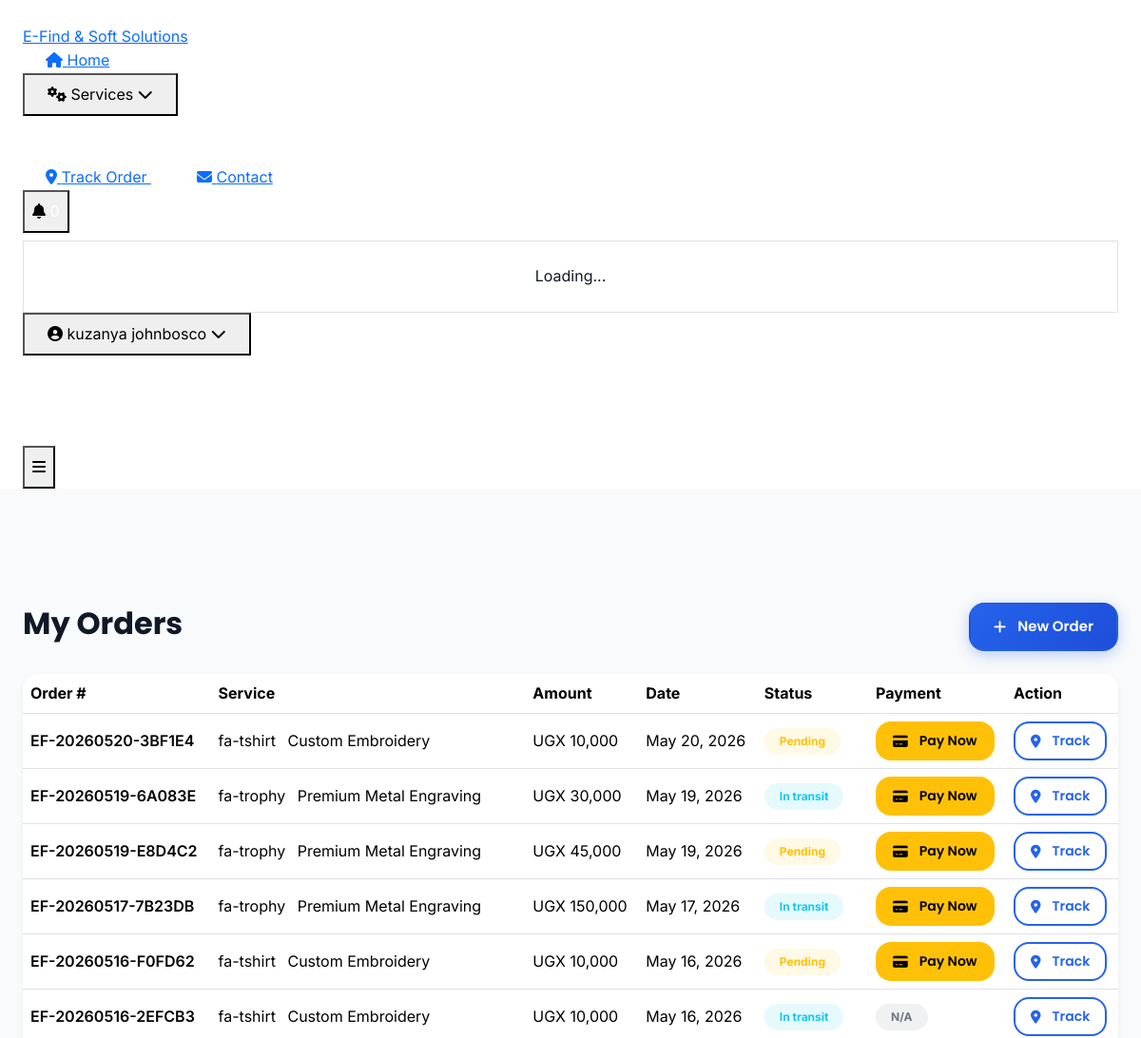
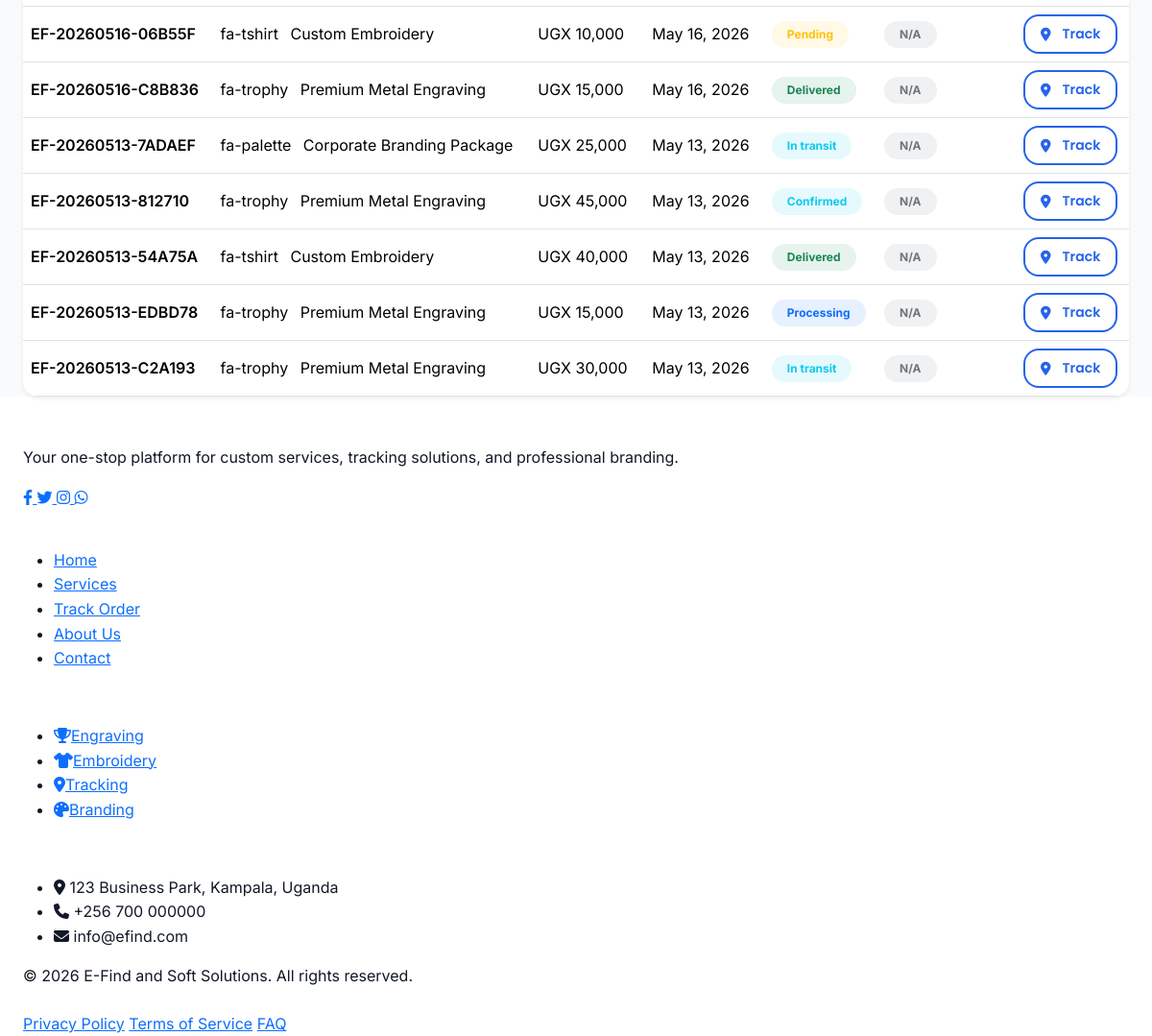
Page /cart.php (signed in) on the committed database (2 pictures, top to bottom).
### tables this page shows
CREATE TABLE `orders` (
  `id` int(11) NOT NULL,
  `user_id` int(11) NOT NULL,
  `service_id` int(11) NOT NULL,
  `order_number` varchar(50) NOT NULL,
  `status` enum('pending','confirmed','processing','ready','in_transit','delivered','completed','cancelled') DEFAULT 'pending',
  `customization_details` longtext DEFAULT NULL CHECK (json_valid(`customization_details`)),
  `quantity` int(11) DEFAULT 1,
  `unit_price` decimal(10,2) NOT NULL,
  `total_amount` decimal(10,2) NOT NULL,
  `delivery_method` enum('door_delivery','pickup') DEFAULT 'pickup',
  `delivery_address` text DEFAULT NULL,
  `delivery_notes` text DEFAULT NULL,
  `estimated_delivery` date DEFAULT NULL,
  `actual_delivery` timestamp NULL DEFAULT NULL,
  `created_at` timestamp NOT NULL DEFAULT current_timestamp(),
  `updated_at` timestamp NOT NULL DEFAULT current_timestamp() ON UPDATE current_timestamp()
);

CREATE TABLE `services` (
  `id` int(11) NOT NULL,
  `name` varchar(255) NOT NULL,
  `slug` varchar(255) NOT NULL,
  `description` text NOT NULL,
  `long_description` longtext DEFAULT NULL,
  `icon` varchar(10) DEFAULT NULL,
  `image_path` varchar(500) DEFAULT NULL,
  `image` varchar(500) DEFAULT NULL,
  `category` varchar(100) DEFAULT NULL,
  `base_price` decimal(10,2) NOT NULL,
  `features` longtext DEFAULT NULL CHECK (json_valid(`features`)),
  `is_active` tinyint(1) DEFAULT 1,
  `is_featured` tinyint(1) DEFAULT 0,
  `created_at` timestamp NOT NULL DEFAULT current_timestamp(),
  `updated_at` timestamp NOT NULL DEFAULT current_timestamp() ON UPDATE current_timestamp()
);

### cart.php (the view, shortened to what this page needs)
<?php
$userId = (int) Session::get('user_id');
$database = new Database();
$db = $database->getConnection();
$stmt = $db->prepare("
    SELECT o.*, s.name AS service_name, s.icon AS service_icon,
           p.status AS payment_status
    FROM orders o
    JOIN services s ON o.service_id = s.id
    LEFT JOIN payments p ON o.id = p.order_id
    WHERE o.user_id = :uid
    ORDER BY o.created_at DESC
    LIMIT 20
");
$stmt->bindValue(':uid', $userId, PDO::PARAM_INT);
$stmt->execute();
$orders = $stmt->fetchAll(PDO::FETCH_ASSOC);
?>
<!DOCTYPE html>
<html lang="en">
<head>
    <link href="https://cdn.jsdelivr.net/npm/bootstrap@5.3.2/dist/css/bootstrap.min.css" rel="stylesheet">
    <link rel="stylesheet" href="https://cdnjs.cloudflare.com/ajax/libs/font-awesome/6.4.0/css/all.min.css">
    <link rel="stylesheet" href="assets/css/style.css">
</head>
<body>
    <?php include 'includes/navbar.php'; ?>
    <section style="padding-top: 120px; min-height: 80vh; background: #f9fafb;">
        <div class="container">
            <div class="d-flex justify-content-between align-items-center mb-4">
                <h2 class="fw-bold">My Orders</h2>
                <a href="services.php" class="btn btn-primary">
                    <i class="fas fa-plus me-1"></i> New Order
                </a>
            </div>
            <?php if (empty($orders)): ?>
            <div class="card border-0 shadow-sm rounded-4 p-5 text-center">
                <i class="fas fa-shopping-cart fa-4x text-muted mb-3"></i>
                <h3>No orders yet</h3>
                <p class="text-muted mb-4">When you place an order, it will appear here.</p>
                <a href="services.php" class="btn btn-primary btn-lg">
                    <i class="fas fa-shopping-bag me-2"></i> Browse Services
                </a>
            </div>
            <?php else: ?>
            <div class="card border-0 shadow-sm rounded-4 overflow-hidden">
                <div class="table-responsive">
                    <table class="table table-hover align-middle mb-0">
                        <thead class="bg-light">
                            <tr>
                                <th>Order #</th>
                                <th>Service</th>
                                <th>Amount</th>
                                <th>Date</th>
                                <th>Status</th>
                                <th>Payment</th>
                                <th>Action</th>
                            </tr>
                        </thead>
                        <tbody>
                            <?php foreach ($orders as $order):
                                $statusColors = [
                                    'pending' => 'warning',
                                    'confirmed' => 'info',
                                    'processing' => 'primary',
                                    'ready' => 'success',
                                    'in_transit' => 'info',
                                    'delivered' => 'success',
                                    'completed' => 'success',
                                    'cancelled' => 'danger'
                                ];
                                $color = $statusColors[$order['status']] ?? 'secondary';
                            ?>
                            <tr class="order-row">
                                <td class="fw-semibold"><?php echo htmlspecialchars($order['order_number']); ?></td>
                                <td>
                                    <span class="me-2"><?php echo htmlspecialchars($order['service_icon'] ?? ''); ?></span>
                                    <?php echo htmlspecialchars($order['service_name']); ?>
                                </td>
                                <td>UGX <?php echo number_format($order['total_amount']); ?></td>
                                <td><?php echo date('M d, Y', strtotime($order['created_at'])); ?></td>
                                <td>
                                    <span class="badge bg-<?php echo $color; ?> bg-opacity-10 text-<?php echo $color; ?> px-3 py-2 rounded-pill">
                                        <?php echo ucfirst(str_replace('_', ' ', $order['status'])); ?>
                                    </span>
                                </td>
                                <td>
                                    <?php if (isset($order['payment_status']) && $order['payment_status'] === 'pending'): ?>
                                        <a href="payment.php?order_id=<?php echo $order['id']; ?>" class="btn btn-warning btn-sm">
                                            <i class="fas fa-credit-card me-1"></i> Pay Now
                                        </a>
                                    <?php elseif (isset($order['payment_status']) && $order['payment_status'] === 'completed'): ?>
                                        <span class="badge bg-success bg-opacity-10 text-success px-3 py-2 rounded-pill">Paid</span>
                                    <?php else: ?>
                                        <span class="badge bg-secondary bg-opacity-10 text-secondary px-3 py-2 rounded-pill">N/A</span>
                                    <?php endif; ?>
                                </td>
                                <td>
                                    <a href="track.php?order=<?php echo urlencode($order['order_number']); ?>" class="btn btn-outline-primary btn-sm">
                                        <i class="fas fa-map-marker-alt me-1"></i> Track
                                    </a>
                                </td>
                            </tr>
                            <?php endforeach; ?>
                        </tbody>
                    </table>
                </div>
            </div>
            <?php endif; ?>
        </div>
    </section>
    <?php include 'includes/footer.php'; ?>
</body>
</html>

### assets/css/style.css (style rules this page uses)
:root { --primary: #2563eb; --primary-dark: #1d4ed8; --primary-light: #3b82f6; --primary-bg: #eff6ff; --accent: #f97316; --accent-dark: #ea580c; --accent-light: #fb923c; --accent-bg: #fff7ed; --white: #ffffff; --gray-50: #f9fafb; --gray-100: #f3f4f6; --gray-200: #e5e7eb; --gray-300: #d1d5db; --gray-400: #9ca3af; --gray-500: #6b7280; --gray-600: #4b5563; --gray-700: #374151; --gray-800: #1f2937; --gray-900: #111827; --success: #10b981; --warning: #f59e0b; --danger: #ef4444; --info: #3b82f6; --shadow-sm: 0 1px 2px rgba(0, 0, 0, 0.05); --shadow: 0 1px 3px rgba(0, 0, 0, 0.1), 0 1px 2px rgba(0, 0, 0, 0.06); --shadow-md: 0 4px 6px rgba(0, 0, 0, 0.07), 0 2px 4px rgba(0, 0, 0, 0.06); --shadow-lg: 0 10px 15px rgba(0, 0, 0, 0.1), 0 4px 6px rgba(0, 0, 0, 0.05); --shadow-xl: 0 20px 25px rgba(0, 0, 0, 0.1), 0 10px 10px rgba(0, 0, 0, 0.04); --shadow-2xl: 0 25px 50px rgba(0, 0, 0, 0.12); --radius-sm: 0.375rem; --radius: 0.5rem; --radius-md: 0.75rem; --radius-lg: 1rem; --radius-xl: 1.25rem; --radius-2xl: 1.5rem; --transition: all 0.3s cubic-bezier(0.4, 0, 0.2, 1); --transition-slow: all 0.5s cubic-bezier(0.4, 0, 0.2, 1); --font-poppins: 'Poppins', sans-serif; --font-inter: 'Inter', sans-serif; }
* { margin: 0; padding: 0; box-sizing: border-box; }
body { font-family: var(--font-inter); color: var(--gray-900); line-height: 1.6; overflow-x: hidden; background-color: var(--white); }
h1, h2, h3, h4, h5, h6 { font-family: var(--font-poppins); font-weight: 600; line-height: 1.3; }
.container { max-width: 1280px; margin: 0 auto; padding: 0 1.5rem; }
.btn { display: inline-flex; align-items: center; justify-content: center; padding: 0.75rem 1.5rem; font-size: 0.938rem; font-weight: 600; font-family: var(--font-poppins); border-radius: var(--radius-lg); border: 2px solid transparent; cursor: pointer; transition: var(--transition); text-decoration: none; gap: 0.5rem; position: relative; overflow: hidden; }
.btn::before { content: ''; position: absolute; top: 50%; left: 50%; width: 0; height: 0; border-radius: 50%; background: rgba(255, 255, 255, 0.3); transform: translate(-50%, -50%); transition: width 0.6s, height 0.6s; }
.btn-primary { background: linear-gradient(135deg, var(--primary), var(--primary-dark)); color: var(--white); border-color: transparent; box-shadow: 0 4px 15px rgba(37, 99, 235, 0.3); }
.btn-outline-primary { background: transparent; color: var(--primary); border-color: var(--primary); }
.btn-sm { padding: 0.5rem 1rem; font-size: 0.875rem; }

### cart.php (style rules this page uses)
.order-row { transition: background 0.2s; }

### rows in the picture
orders: order_number "EF-20260520-3BF1E4", service.icon "fa-tshirt", service.name "Custom Embroidery", total_amount "10,000", created_at "May 20, 2026", status "Pending"
orders: order_number "EF-20260519-6A083E", service.icon "fa-trophy", service.name "Premium Metal Engraving", total_amount "30,000", created_at "May 19, 2026", status "In transit"
orders: order_number "EF-20260519-E8D4C2", service.icon "fa-trophy", service.name "Premium Metal Engraving", total_amount "45,000", created_at "May 19, 2026", status "Pending"
orders: order_number "EF-20260517-7B23DB", service.icon "fa-trophy", service.name "Premium Metal Engraving", total_amount "150,000", created_at "May 17, 2026", status "In transit"
orders: order_number "EF-20260516-F0FD62", service.icon "fa-tshirt", service.name "Custom Embroidery", total_amount "10,000", created_at "May 16, 2026", status "Pending"
orders: order_number "EF-20260516-2EFCB3", service.icon "fa-tshirt", service.name "Custom Embroidery", total_amount "10,000", created_at "May 16, 2026", status "In transit", shows "N/A"
orders: order_number "EF-20260516-06B55F", service.icon "fa-tshirt", service.name "Custom Embroidery", total_amount "10,000", created_at "May 16, 2026", status "Pending", shows "N/A"
orders: order_number "EF-20260516-C8B836", service.icon "fa-trophy", service.name "Premium Metal Engraving", total_amount "15,000", created_at "May 16, 2026", status "Delivered", shows "N/A"
orders: order_number "EF-20260513-7ADAEF", service.icon "fa-palette", service.name "Corporate Branding Package", total_amount "25,000", created_at "May 13, 2026", status "In transit", shows "N/A"
orders: order_number "EF-20260513-812710", service.icon "fa-trophy", service.name "Premium Metal Engraving", total_amount "45,000", created_at "May 13, 2026", status "Confirmed", shows "N/A"
orders: order_number "EF-20260513-54A75A", service.icon "fa-tshirt", service.name "Custom Embroidery", total_amount "40,000", created_at "May 13, 2026", status "Delivered", shows "N/A"
orders: order_number "EF-20260513-EDBD78", service.icon "fa-trophy", service.name "Premium Metal Engraving", total_amount "15,000", created_at "May 13, 2026", status "Processing", shows "N/A"
orders: order_number "EF-20260513-C2A193", service.icon "fa-trophy", service.name "Premium Metal Engraving", total_amount "30,000", created_at "May 13, 2026", status "In transit", shows "N/A"

### other values in the picture
$_SESSION['user_name'] "kuzanya johnbosco"
